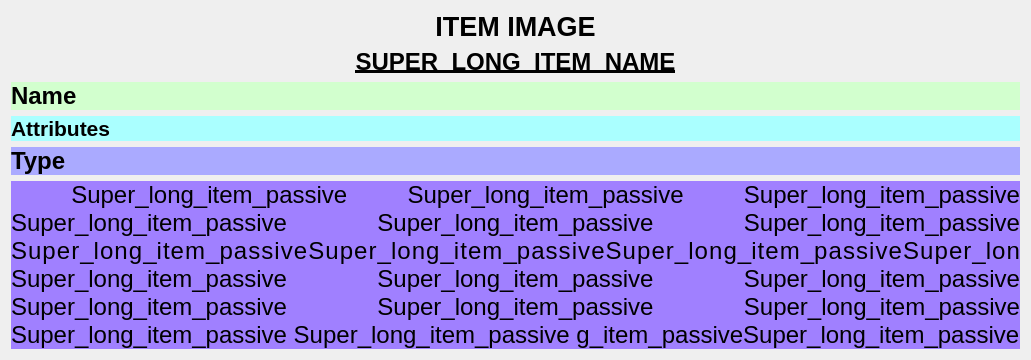
         <widget class="QWidget" name="page">
          <layout class="QVBoxLayout" name="verticalLayout_8">
           <item>
            <widget class="QLabel" name="ItemIMG">
             <property name="font">
              <font>
               <pointsize>20</pointsize>
               <weight>75</weight>
               <bold>true</bold>
              </font>
             </property>
             <property name="text">
              <string>ITEM IMAGE</string>
             </property>
             <property name="alignment">
              <set>Qt::AlignCenter</set>
             </property>
            </widget>
           </item>
           <item>
            <widget class="QLabel" name="ItemName">
             <property name="font">
              <font>
               <pointsize>18</pointsize>
               <weight>75</weight>
               <italic>false</italic>
               <bold>true</bold>
               <underline>true</underline>
              </font>
             </property>
             <property name="layoutDirection">
              <enum>Qt::LeftToRight</enum>
             </property>
             <property name="text">
              <string>SUPER_LONG_ITEM_NAME</string>
             </property>
             <property name="alignment">
              <set>Qt::AlignCenter</set>
             </property>
            </widget>
           </item>
           <item>
            <widget class="QLabel" name="ItemName_2">
             <property name="font">
              <font>
               <pointsize>18</pointsize>
               <weight>75</weight>
               <bold>true</bold>
              </font>
             </property>
             <property name="styleSheet">
              <string notr="true">background-color: rgb(210, 255, 206);</string>
             </property>
             <property name="text">
              <string>Name</string>
             </property>
            </widget>
           </item>
           <item>
            <widget class="QLabel" name="ItemAttributes">
             <property name="font">
              <font>
               <pointsize>16</pointsize>
               <weight>75</weight>
               <bold>true</bold>
              </font>
             </property>
             <property name="styleSheet">
              <string notr="true">background-color: rgb(170, 255, 255);</string>
             </property>
             <property name="text">
              <string>Attributes</string>
             </property>
             <property name="wordWrap">
              <bool>true</bool>
             </property>
            </widget>
           </item>
           <item>
            <widget class="QLabel" name="ItemType">
             <property name="font">
              <font>
               <pointsize>18</pointsize>
               <weight>75</weight>
               <bold>true</bold>
              </font>
             </property>
             <property name="styleSheet">
              <string notr="true">background-color: rgb(170, 170, 255);</string>
             </property>
             <property name="text">
              <string>Type</string>
             </property>
            </widget>
           </item>
           <item>
            <widget class="QLabel" name="ItemPassive">
             <property name="font">
              <font>
               <pointsize>18</pointsize>
               <weight>50</weight>
               <bold>false</bold>
              </font>
             </property>
             <property name="styleSheet">
              <string notr="true">background-color: rgb(160, 128, 255);</string>
             </property>
             <property name="text">
              <string> Super_long_item_passive Super_long_item_passive Super_long_item_passive Super_long_item_passive Super_long_item_passive Super_long_item_passive Super_long_item_passiveSuper_long_item_passiveSuper_long_item_passiveSuper_lon Super_long_item_passive Super_long_item_passive Super_long_item_passive Super_long_item_passive Super_long_item_passive Super_long_item_passive Super_long_item_passive Super_long_item_passive g_item_passiveSuper_long_item_passive</string>
             </property>
             <property name="scaledContents">
              <bool>false</bool>
             </property>
             <property name="alignment">
              <set>Qt::AlignJustify|Qt::AlignVCenter</set>
             </property>
             <property name="wordWrap">
              <bool>true</bool>
             </property>
            </widget>
           </item>
          </layout>
         </widget>
